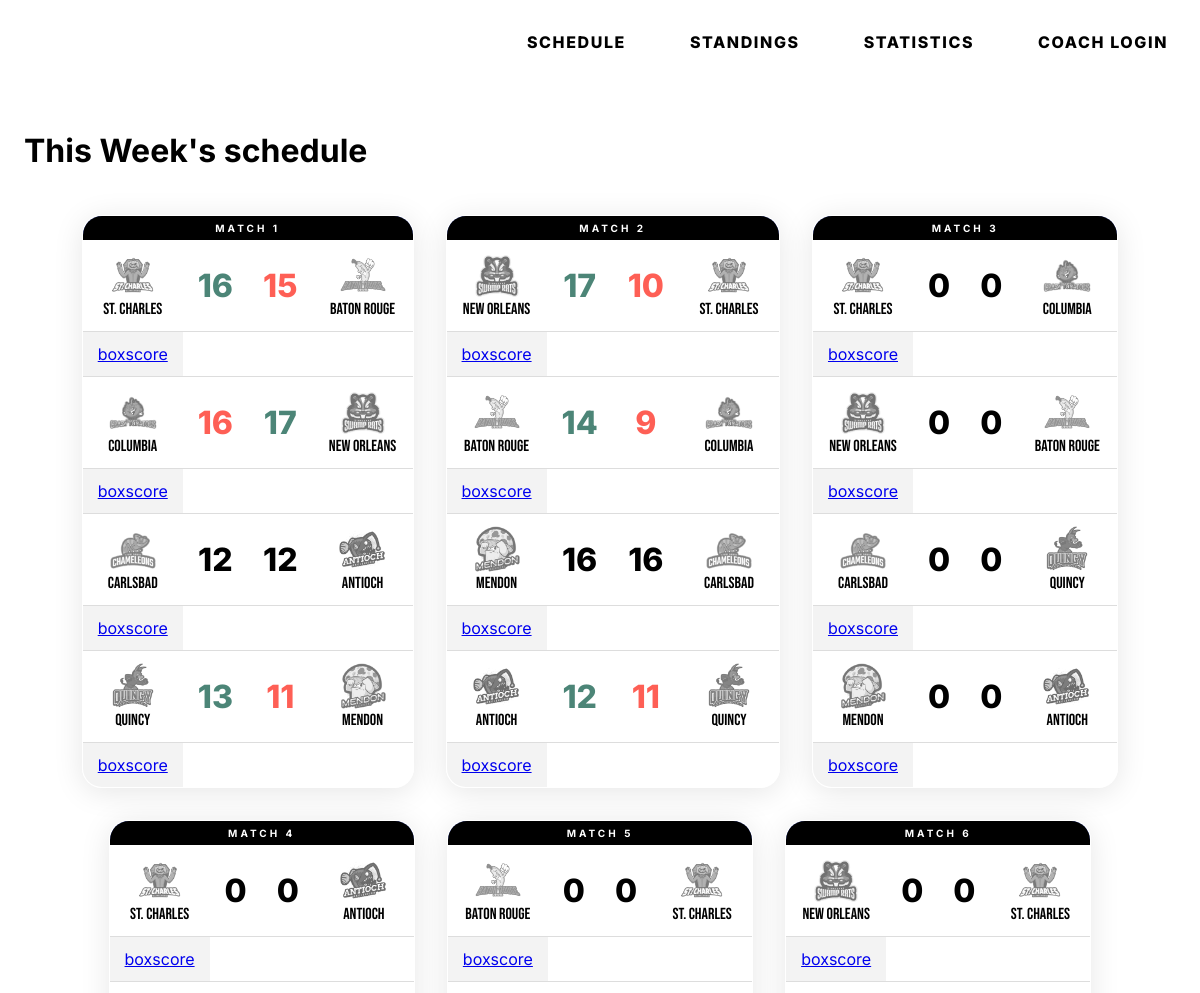
Before: /schedule/ (upper part) with the older database file.
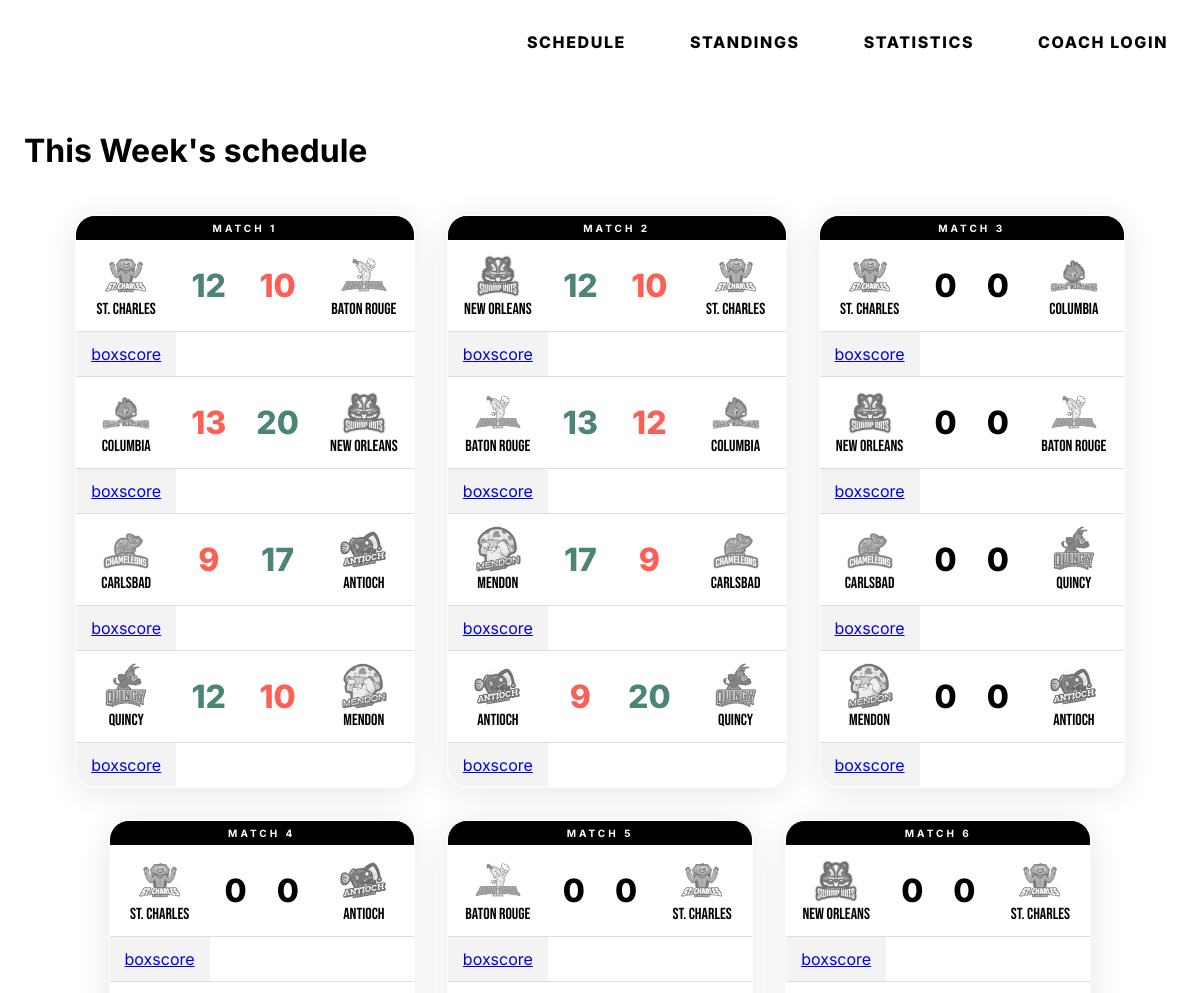
After: the same page with the newer database file.
### tables this page shows
CREATE TABLE schedule (
  schedule_id INTEGER DEFAULT NULL PRIMARY KEY AUTOINCREMENT,
  season INTEGER DEFAULT NULL,
  match_number INTEGER DEFAULT NULL,
  home_id INTEGER DEFAULT NULL,
  away_id INTEGER DEFAULT NULL,
  home_goals INTEGER DEFAULT NULL,
  away_goals INTEGER DEFAULT NULL,
  match_type text,
  competition_abb text,
  competition_type text,
  tiebreaker text,
  played text,
  commentary text,
  boxscore text,
  debug text,
  html_report text,
  home_rating double DEFAULT NULL,
  away_rating double DEFAULT NULL
);

### main.py (the view)
@app.route('/schedule/', methods=('GET', 'POST'))
def schedule():
  conn = get_db_connection()
  teams = conn.execute('SELECT * FROM teams').fetchall()
  schedule = conn.execute('SELECT * FROM schedule').fetchall()
  matchnumber = conn.execute(
    "SELECT COUNT(DISTINCT match_number) AS count FROM schedule").fetchone(
    )['count']
  conn.close()
  return render_template("schedule.html",
                         title="This Week's schedule",
                         teams=teams,
                         schedule=schedule,
                         matchnumber=matchnumber)

### main.py (called while the page is built)
def get_db_connection():
  conn = sqlite3.connect('database.db')
  conn.row_factory = sqlite3.Row
  return conn

### templates/schedule.html (shortened to what the changed rows need)
{% extends 'template.html' %}
{% block content %}
    <main class="adjust paddingtop">
        <h1>{{ title }}</h1>
        <section class="week-schedule">
          {% for i in range(1, matchnumber) %}
          <table class="game-table styled-table glass">
            <thead>
              <tr>
                <th colspan="5" style="background-color: black; color: white; text-transform: uppercase; text-align:center;letter-spacing: 0.3em; font-size: 10px;padding: 6px 15px;">
                  Match {{ i }}
                </th>
              </tr>
            </thead>
            <tbody>
              {% for sched in schedule %}
              {% if sched['match_number'] == i %}
                <tr>
                  {% if sched['home_id'] < sched['away_id'] %}
                  {% for t in teams %}
                  {% if sched['home_id'] == t['team_id'] %}
                  <td>
                    <a href="{{ url_for('displayTeam', id=sched['home_id']) }}" class="team-logo-wrapper">
                        <img class="grey-filter" src="{{ url_for('static',filename=t['logo']) }}" alt="{{ sched['home_id'] }}">
                    </a>
                    {{ t["name"] }}
                  </td>
                  {% if sched['home_goals'] > sched['away_goals'] %}
                  <td class="win">{{ sched['home_goals'] }}</td>
                  {% elif sched['home_goals'] < sched['away_goals']%}
                  <td class="loose">{{ sched['home_goals'] }}</td>
                  {% else %}
                    <td>{{ sched['home_goals'] }}</td>
                  {% endif %}
                  {% endif %}
                  {% if sched['away_id'] == t['team_id'] %}
                  {% if sched['home_goals'] > sched['away_goals'] %}
                  <td class="loose">{{ sched['away_goals'] }}</td>
                  {% elif sched['home_goals'] < sched['away_goals']%}
                  <td class="win">{{ sched['away_goals'] }}</td>
                  {% else %}
                    <td>{{ sched['away_goals'] }}</td>
                  {% endif %}
                  <td>
                        <a href="{{ url_for('displayTeam', id=sched['away_id']) }}" class="team-logo-wrapper">
                                  <img class="grey-filter" src="{{ url_for('static',filename=t['logo']) }}" alt="{{ sched['away_id'] }}"></a>
                        {{ t['name'] }}</td>
                  {% endif %}
                  {% endfor %}
                  {% else %}
                  {% for t in teams|reverse %}
                  {% if sched['home_id'] == t['team_id'] %}
                  <td>
                    <a href="{{ url_for('displayTeam', id=sched['home_id']) }}" class="team-logo-wrapper">
                        <img class="grey-filter" src="{{ url_for('static',filename=t['logo']) }}" alt="{{ sched['home_id'] }}">
                    </a>
                    {{ t["name"] }}
                  </td>
                  {% if sched['home_goals'] > sched['away_goals'] %}
                  <td class="win">{{ sched['home_goals'] }}</td>
                  {% elif sched['home_goals'] < sched['away_goals']%}
                  <td class="loose">{{ sched['home_goals'] }}</td>
                  {% else %}
                    <td>{{ sched['home_goals'] }}</td>
                  {% endif %}
                  {% endif %}
                  {% if sched['away_id'] == t['team_id'] %}
                  {% if sched['home_goals'] > sched['away_goals'] %}
                  <td class="loose">{{ sched['away_goals'] }}</td>
                  {% elif sched['home_goals'] < sched['away_goals']%}
                  <td class="win">{{ sched['away_goals'] }}</td>
                  {% else %}
                    <td>{{ sched['away_goals'] }}</td>
                  {% endif %}
                  <td>
                        <a href="{{ url_for('displayTeam', id=sched['away_id']) }}" class="team-logo-wrapper">
                                  <img class="grey-filter" src="{{ url_for('static',filename=t['logo']) }}" alt="{{ sched['away_id'] }}"></a>
                        {{ t['name'] }}</td>
                  {% endif %}
                  {% endfor %}
                  {% endif %}
                </tr>
                    <td><a href="{{ url_for('schedule_boxscore', id=sched['schedule_id']) }}" link="team-logo-wrapper">boxscore</a> </td>
              {% endif %}
              {% endfor %}
            </tbody>
        </table>
        {% endfor %}
        </section>
    </main>
{% endblock %}

Changed rows visible on the page:
changed schedule (number 1 of 15 on the later page): home_goals "16" → "12"; away_goals "15" → "10"
changed schedule (number 2 of 15 on the later page): home_goals "16" → "13"; away_goals "17" → "20"
changed schedule (number 3 of 15 on the later page): home_goals 12 → 9 (drawn)
changed schedule (number 4 of 15 on the later page): home_goals "13" → "12"; away_goals "11" → "10"
changed schedule (number 5 of 15 on the later page): home_goals "17" → "12"
changed schedule (number 6 of 15 on the later page): home_goals "14" → "13"; away_goals "9" → "12"
changed schedule (number 7 of 15 on the later page): home_goals 16 → 17 (drawn)
changed schedule (number 8 of 15 on the later page): home_goals 12 → 9 (drawn)
Other visible differences:
list line gone: "12 12"
new list line: "9 17"
list line gone: "16 16"
new list line: "17 9"
list line gone: "12 11"
new list line: "9 20"
